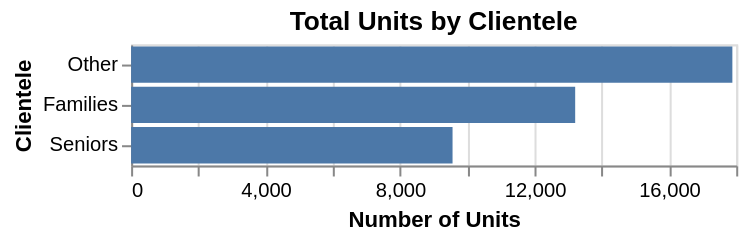

Here is the notebook cell this chart was saved with:
### Markdown cell above
We will be using the following user story from our proposal:

2. Demographic Equity Analysis
    - **User Story**: A policy analyst wants to filter by clientele type (families, seniors, other) so they can determine whether developments align with demographic needs.
    - **JTBD**: When reviewing housing policies, the policy analyst wants to compare family and senior unit counts across neighbourhoods so they can prioritize appropriate housing types.

### Code cell
clientele_cols = ["Clientele - Families", "Clientele - Seniors", "Clientele - Other"]
clientele_counts = pd.DataFrame(
    df[clientele_cols].sum(), columns=["Number of Units"]
    ).reset_index(
        names="Clientele"
    ).replace({
        "Clientele - Families": "Families",
        "Clientele - Seniors": "Seniors",
        "Clientele - Other": "Other"
    })

#clientele_counts["Clientele"] = [col.removeprefix("Clientele - ") for col in df.columns]

alt.Chart(clientele_counts, title="Total Units by Clientele").mark_bar().encode(
    x=alt.X("Number of Units"),
    y=alt.Y("Clientele").sort("-x")
)

### Figure 1 — Vega-Lite specification as saved in the notebook (floating-point values rounded to 4 significant figures)
{"config": {"view": {"continuousWidth": 300, "continuousHeight": 300}}, "data": {"name": "data-24088f61077c5eea56e5adbee8b0a334"}, "mark": {"type": "bar"}, "encoding": {"x": {"field": "Number of Units", "type": "quantitative"}, "y": {"field": "Clientele", "sort": "-x", "type": "nominal"}}, "title": "Total Units by Clientele", "$schema": "https://vega.github.io/schema/vega-lite/v6.1.0.json", "datasets": {"data-24088f61077c5eea56e5adbee8b0a334": [{"Clientele": "Families", "Number of Units": 13210}, {"Clientele": "Seniors", "Number of Units": 9562}, {"Clientele": "Other", "Number of Units": 17886}]}}
